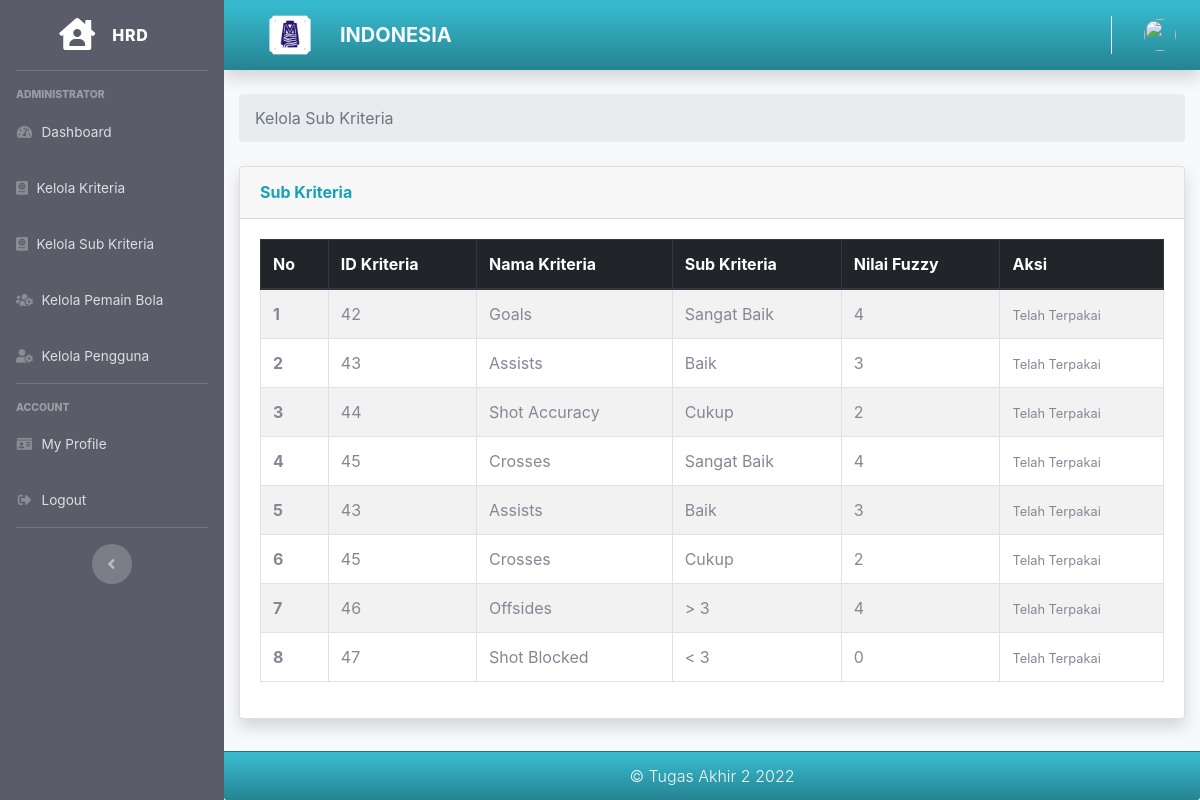
The page /index.php/hrd/kelola_sub_kriteria on the database its author committed.
### tables this page shows
CREATE TABLE `tb_sub_kriteria` (
  `id_sub_kriteria` int(11) NOT NULL,
  `id_kriteria` int(11) NOT NULL,
  `nama_sub_kriteria` varchar(30) NOT NULL,
  `nilai_sub_kriteria` int(11) NOT NULL
);

CREATE TABLE `tb_kriteria` (
  `id_kriteria` int(11) NOT NULL,
  `nama_kriteria` varchar(50) NOT NULL,
  `bobot_kriteria` double NOT NULL,
  `jenis_kriteria` varchar(15) NOT NULL,
  `tahun` varchar(4) NOT NULL
);

### application/controllers/Hrd.php (called while the page is built, shortened)
<?php
class Hrd extends CI_Controller
{
    public function __construct()
    {
        $this->load->model('Hrd_model');
        $this->load->model('Kriteria_model');
    }
    public function kelola_sub_kriteria()
    {
        $data['user'] = $this->db->get_where('user', ['email' => $this->session->userdata('email')])->row_array();
        $data['tb_sub_kriteria'] = $this->Kriteria_model->getDataSubKriteria();
        $data['cek'] = $this->Kriteria_model->cekIfUsed();
        $data['tb_kriteria'] = $this->db->get('tb_kriteria')->result_array();
        $data['title'] = 'Kelola Sub Kriteria';
        $this->load->view('templates/hrd_header', $data);
        $this->load->view('templates/hrd_sidebar', $data);
        $this->load->view('templates/hrd_topbar', $data);
        $this->load->view('hrd/kelola_sub_kriteria', $data);
        $this->load->view('templates/hrd_footer', $data);
    }
}

### index.php (called while the page is built, shortened)
<?php
require_once BASEPATH.'core/CodeIgniter.php';

### application/models/Kriteria_model.php (called while the page is built, shortened)
<?php
class Kriteria_model extends CI_Model
{
  public function getDataSubKriteria()
  {
    $this->db->select('*')
      ->from('tb_sub_kriteria')
      ->join('tb_kriteria', 'tb_sub_kriteria.id_kriteria = tb_kriteria.id_kriteria');
    $result = $this->db->get();
    return $result->result_array();
  }
  public function cekIfUsed()
  {
    $this->db->select('*')
      ->from('tb_kriteria')
      ->join('tb_karyawan', 'tb_kriteria.tahun = tb_karyawan.status')
      ->where('tb_kriteria.tahun',date("Y"));
    $query = $this->db->get();
    return $query->result_array();
  }
}

### application/views/hrd/kelola_sub_kriteria.php (the view, shortened to what this page needs)
<div class="container-fluid">
    <nav aria-label="breadcrumb">
        <ol class="breadcrumb">
            <li class="breadcrumb-item active" aria-current="page">Kelola Sub Kriteria</li>
        </ol>
    </nav>
    <div class="card shadow mb-4">
        <div class="card-header py-3">
            <h6 class="m-0 font-weight-bold text-info">Sub Kriteria</h6>
        </div>
        <div class="card-body">
            <table id="example" class="table table-striped table-bordered" style="width:100%">
                <thead class="thead-dark">
                    <tr>
                        <th scope="col">No</th>
                        <th scope="col">ID Kriteria</th>
                        <th scope="col">Nama Kriteria</th>
                        <th scope="col">Sub Kriteria</th>
                        <th scope="col">Nilai Fuzzy</th>
                        <th scope="col">Aksi</th>
                    </tr>
                </thead>
                <tbody>
                    <?php $i = 1; ?>
                    <?php foreach ($tb_sub_kriteria as $p) : ?>
                        <tr>
                            <th scope="row"><?= $i; ?></th>
                            <td><?= $p['id_kriteria']; ?></td>
                            <td><?= $p['nama_kriteria']; ?></td>
                            <td><?= $p['nama_sub_kriteria']; ?></td>
                            <td><?= $p['nilai_sub_kriteria']; ?></td>
                            <td>
                            <?php
                                if (!empty($tb_kriteria) && empty($cek)) {
                                    echo'
                                        <a class="btn btn-success btn-sm " type="a" data-toggle="tooltip" data-placement="top" title="Edit" href="'.base_url().'hrd/ubah_sub_kriteria/'.$p['id_sub_kriteria'].'"><i class="fa fa-edit"></i></a>
                                        <a class="btn btn-danger btn-sm " type="button" data-toggle="tooltip" data-placement="top" title="Delete" href="'.base_url().'hrd/delete_sub_kriteria/'.$p['id_sub_kriteria'].'"><i class="fa fa-trash"></i></a>';
                                }else{
                                    echo'<small> Telah Terpakai</small>';
                                }
                                ?>
                            </td>
                        </tr>
                        <?php $i++; ?>
                    <?php endforeach; ?>
                </tbody>
            </table>
        </div>
    </div>
</div>
</div>

### assets/css/custom.css (style rules this page uses)
body { font-family: 'Open Sans', sans-serif; }

### rows shown on the page
tb_sub_kriteria: id_kriteria.id_kriteria "42", id_kriteria.nama_kriteria "Goals", nama_sub_kriteria "Sangat Baik", nilai_sub_kriteria "4"
tb_sub_kriteria: id_kriteria.id_kriteria "43", id_kriteria.nama_kriteria "Assists", nama_sub_kriteria "Baik", nilai_sub_kriteria "3"
tb_sub_kriteria: id_kriteria.id_kriteria "44", id_kriteria.nama_kriteria "Shot Accuracy", nama_sub_kriteria "Cukup", nilai_sub_kriteria "2"
tb_sub_kriteria: id_kriteria.id_kriteria "45", id_kriteria.nama_kriteria "Crosses", nama_sub_kriteria "Sangat Baik", nilai_sub_kriteria "4"
tb_sub_kriteria: id_kriteria.id_kriteria "43", id_kriteria.nama_kriteria "Assists", nama_sub_kriteria "Baik", nilai_sub_kriteria "3"
tb_sub_kriteria: id_kriteria.id_kriteria "45", id_kriteria.nama_kriteria "Crosses", nama_sub_kriteria "Cukup", nilai_sub_kriteria "2"
tb_sub_kriteria: id_kriteria.id_kriteria "46", id_kriteria.nama_kriteria "Offsides", nama_sub_kriteria "> 3", nilai_sub_kriteria "4"
tb_sub_kriteria: id_kriteria.id_kriteria "47", id_kriteria.nama_kriteria "Shot Blocked", nama_sub_kriteria "< 3", nilai_sub_kriteria "0"
